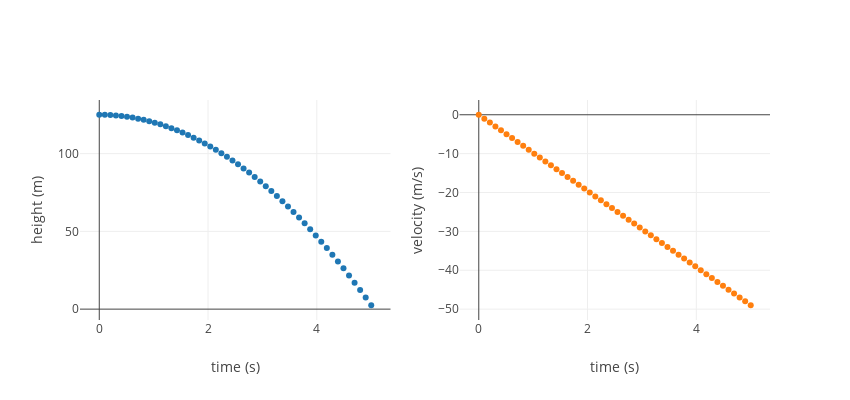

Notebook cell for this chart:
### Markdown cell above
## Implicit regression
The data

### Code cell
data_yv = np.hstack((y,v))
plot_data = [go.Scatter(x=t[:, 0], y=y[:, 0], mode='markers', name="height"),
            go.Scatter(x=t[:, 0], y=v[:, 0], mode='markers', name="velocity")]
fig = tools.make_subplots(rows=1, cols=2);
fig.append_trace(plot_data[0], 1, 1)
fig.append_trace(plot_data[1], 1, 2)
fig['layout']['xaxis1'].update(title='time (s)')
fig['layout']['xaxis2'].update(title='time (s)')
fig['layout']['yaxis1'].update(title='height (m)')
fig['layout']['yaxis2'].update(title='velocity (m/s)')
fig['layout'].update(width=850, height=400, showlegend=False)
iplot(fig);

### Figure 1 — Plotly figure (JSON) as saved in the notebook; plotly's stock layout.template omitted (floating-point values rounded to 4 significant figures)
{"data": [{"mode": "markers", "name": "height", "type": "scatter", "x": [0, 0.102, 0.2041, 0.3061, 0.4082, 0.5102, 0.6122, 0.7143, 0.8163, 0.9184, 1.02, 1.122, 1.224, 1.327, 1.429, 1.531, 1.633, 1.735, 1.837, 1.939, 2.041, 2.143, 2.245, 2.347, 2.449, 2.551, 2.653, 2.755, 2.857, 2.959, 3.061, 3.163, 3.265, 3.367, 3.469, 3.571, 3.673, 3.776, 3.878, 3.98, 4.082, 4.184, 4.286, 4.388, 4.49, 4.592, 4.694, 4.796, 4.898, 5], "xaxis": "x1", "y": [125, 124.9, 124.8, 124.5, 124.2, 123.7, 123.2, 122.5, 121.7, 120.9, 119.9, 118.8, 117.7, 116.4, 115, 113.5, 111.9, 110.3, 108.5, 106.6, 104.6, 102.5, 100.3, 98.01, 95.61, 93.11, 90.51, 87.81, 85, 82.09, 79.08, 75.97, 72.76, 69.44, 66.02, 62.5, 58.88, 55.15, 51.33, 47.4, 43.37, 39.23, 35, 30.66, 26.22, 21.68, 17.04, 12.3, 7.449, 2.5], "yaxis": "y1"}, {"mode": "markers", "name": "velocity", "type": "scatter", "x": [0, 0.102, 0.2041, 0.3061, 0.4082, 0.5102, 0.6122, 0.7143, 0.8163, 0.9184, 1.02, 1.122, 1.224, 1.327, 1.429, 1.531, 1.633, 1.735, 1.837, 1.939, 2.041, 2.143, 2.245, 2.347, 2.449, 2.551, 2.653, 2.755, 2.857, 2.959, 3.061, 3.163, 3.265, 3.367, 3.469, 3.571, 3.673, 3.776, 3.878, 3.98, 4.082, 4.184, 4.286, 4.388, 4.49, 4.592, 4.694, 4.796, 4.898, 5], "xaxis": "x2", "y": [0, -1, -2, -3.0, -4, -5.0, -6.0, -7.0, -8, -9, -10.0, -11.0, -12.0, -13, -14.0, -15.0, -16, -17, -18, -19.0, -20.0, -21, -22.0, -23.0, -24.0, -25, -26, -27.0, -28.0, -29, -30.0, -31.0, -32, -33, -34, -35.0, -36, -37, -38.0, -39.0, -40.0, -41, -42, -43, -44.0, -45.0, -46.0, -47.0, -48.0, -49], "yaxis": "y2"}], "layout": {"height": 400, "showlegend": false, "width": 850, "xaxis1": {"anchor": "y1", "domain": [0, 0.45], "title": "time (s)"}, "xaxis2": {"anchor": "y2", "domain": [0.55, 1], "title": "time (s)"}, "yaxis1": {"anchor": "x1", "domain": [0, 1], "title": "height (m)"}, "yaxis2": {"anchor": "x2", "domain": [0, 1], "title": "velocity (m/s)"}}}
